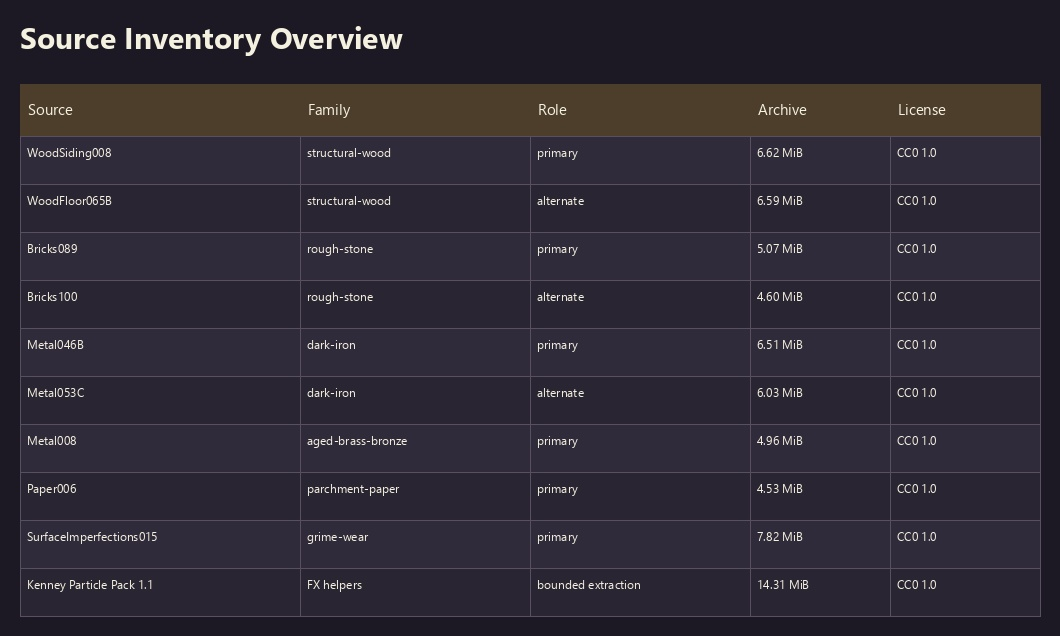
#> input picture assets/academy/evidence/h5-100-potion-sorter-texture-material-intake/source-inventory-overview.jpg, 1060 x 636 px
$ python normalize-matrix-sheet.py --image ../../../../assets/academy/evidence/h5-100-potion-sorter-texture-material-intake/source-inventory-overview.jpg --out out.png
#> lines starting #> are read from the running program, lines starting #| are printed output that depends on the picture; after the words box and inside, x2 and y2 are one past the last pixel; in counts of white or black regions, pixels touching at a corner belong together
import argparse
import numpy as np
from PIL import Image
from pathlib import Path
from collections import deque

def create_debug_overlay(cell, margin, flooded_mask):
    # cell is RGBA float32 [0.0, 1.0]
    # Red for margin, Blue for flooded checkerboard, Green for kept content
    debug = np.copy(cell)
    h, w, _ = debug.shape

    # 1. Color Margin Red (alpha 0.5)
    debug[:margin, :, :3] = debug[:margin, :, :3] * 0.5 + np.array([1, 0, 0]) * 0.5
    debug[-margin:, :, :3] = debug[-margin:, :, :3] * 0.5 + np.array([1, 0, 0]) * 0.5
    debug[:, :margin, :3] = debug[:, :margin, :3] * 0.5 + np.array([1, 0, 0]) * 0.5
    debug[:, -margin:, :3] = debug[:, -margin:, :3] * 0.5 + np.array([1, 0, 0]) * 0.5

    # 2. Color Flooded Checkerboard Blue (alpha 0.5)
    blue_overlay = debug[flooded_mask, :3] * 0.5 + np.array([0, 0, 1]) * 0.5
    debug[flooded_mask, :3] = blue_overlay

    # 3. Content Kept Green
    # Content is anywhere alpha > 0 and not flooded and not in margin
    content_mask = (debug[..., 3] > 0) & (~flooded_mask)
    content_mask[:margin, :] = False
    content_mask[-margin:, :] = False
    content_mask[:, :margin] = False
    content_mask[:, -margin:] = False

    debug[content_mask, :3] = debug[content_mask, :3] * 0.5 + np.array([0, 1, 0]) * 0.5

    # Make sure alpha is 1 so we can see the debug colors
    debug[..., 3] = 1.0
    return debug

def process_sheet(args):
    path = Path(args.image)
    print(f"Normalizing Matrix Sheet (Global Mode): {path.name}")
    img = Image.open(path).convert('RGBA')
    arr = np.array(img).astype(np.float32) / 255.0

    h, w, _ = arr.shape
#> h = 636; w = 1060

    out_arr = arr.copy()

    # Global BFS Flood Fill for Checkerboard + Grid Lines
    q = deque()
    # Add border pixels to queue
    for i in range(h):
        q.append((i, 0))
        q.append((i, w - 1))
    for j in range(w):
        q.append((0, j))
        q.append((h - 1, j))

    visited = set(q)

    while q:
        cy, cx = q.popleft()

        # Check if this pixel is "gray" (checkerboard or grid line) or transparent
        c_rgb = out_arr[cy, cx, :3]
        c_diff = float(max(c_rgb)) - float(min(c_rgb))
        is_gray = (c_diff < 0.08) # generous threshold for grayscale
        is_transparent = (out_arr[cy, cx, 3] == 0)

        if is_transparent or is_gray:
            out_arr[cy, cx] = [0, 0, 0, 0]

            for dy, dx in [(-1,0), (1,0), (0,-1), (0,1)]:
                ny, nx = cy+dy, cx+dx
                if 0 <= ny < h and 0 <= nx < w:
                    if (ny, nx) not in visited:
                        visited.add((ny, nx))
                        q.append((ny, nx))
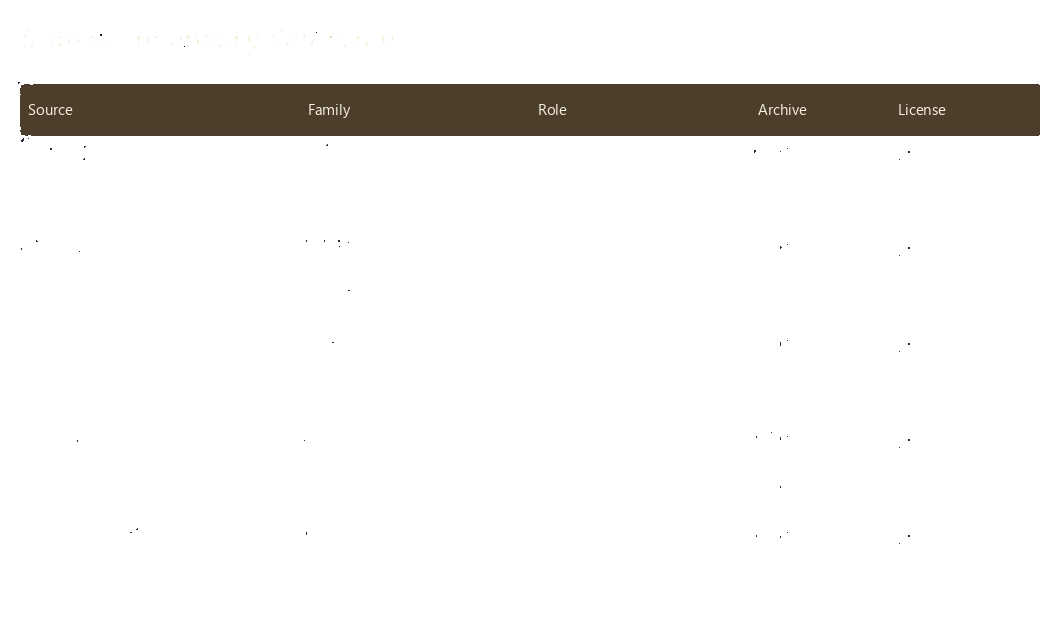
#> out_arr: shape (636, 1060, 4) float32; mean R, G, B, A 0.0246, 0.0201, 0.0144, 0.0792; transparent parts drawn white
#> after the loop, visited = 623270 items

    # Alpha halo cleanup pass
    gray_halo_mask = (out_arr[..., 3] > 0) & (out_arr[..., 3] < 0.8)
#> gray_halo_mask: shape (636, 1060) bool; every value is 0
    rgb_diff = np.max(out_arr[..., :3], axis=-1) - np.min(out_arr[..., :3], axis=-1)
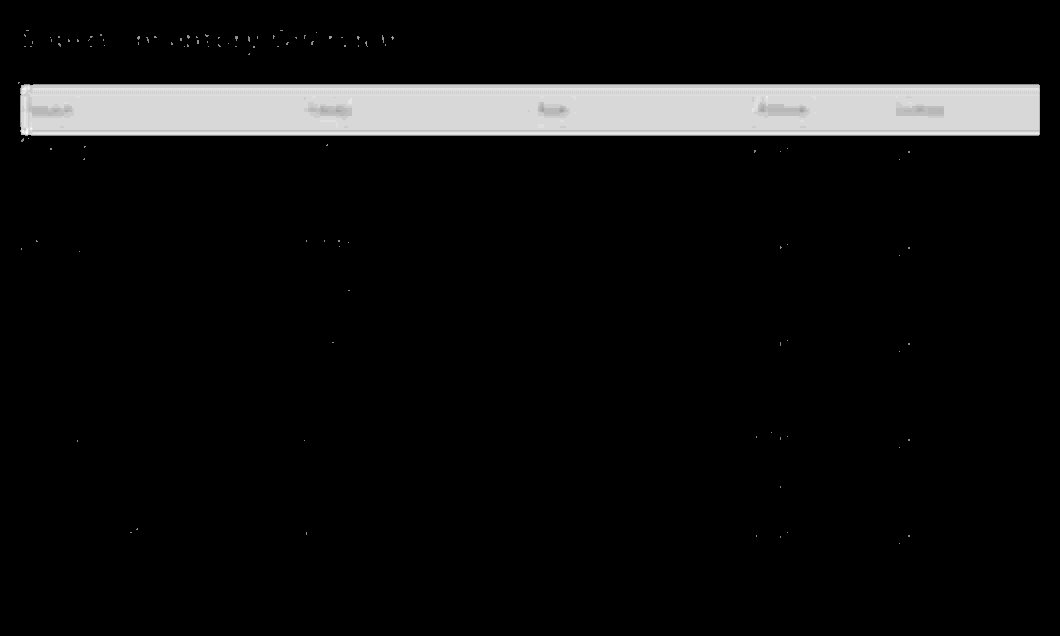
#> rgb_diff: shape (636, 1060) float32; min 0, max 0.157, mean 0.0103; drawn with min black and max white
    gray_halo_mask &= (rgb_diff < 0.15)
    out_arr[gray_halo_mask] = [0, 0, 0, 0]

    # Create debug overlay
    debug_arr = arr.copy()
    bg_mask = (out_arr[..., 3] == 0)
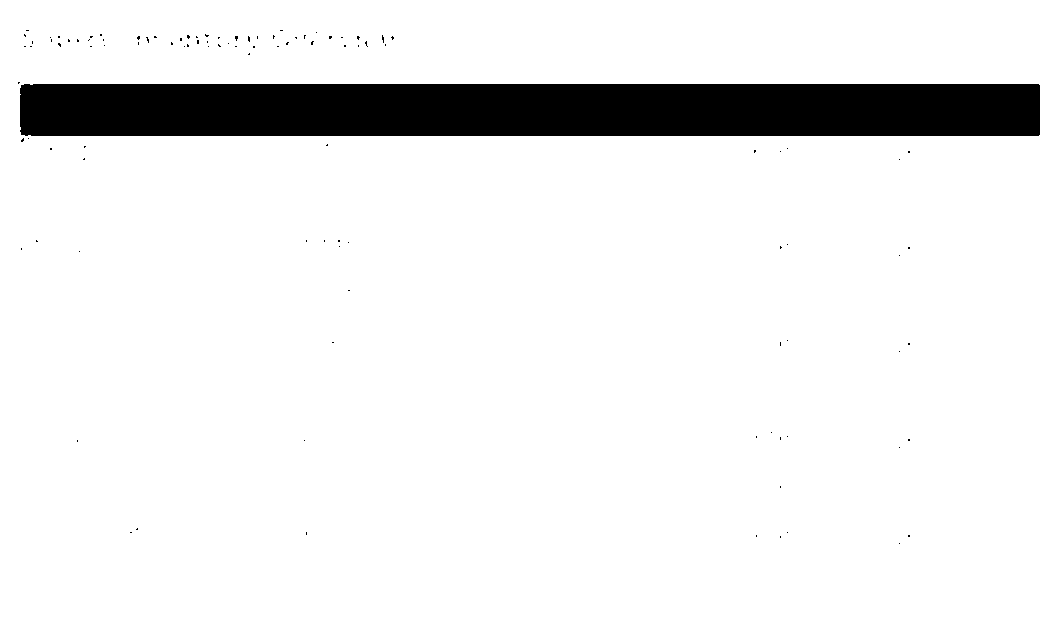
#> bg_mask: shape (636, 1060) bool; 92.1% white; 105 black regions (104 under 20 px), largest, box (x1, y1, x2, y2) and area: (20, 84, 1040, 136) 53013
    debug_arr[bg_mask] = [0, 0, 1, 1] # Blue background for erased areas
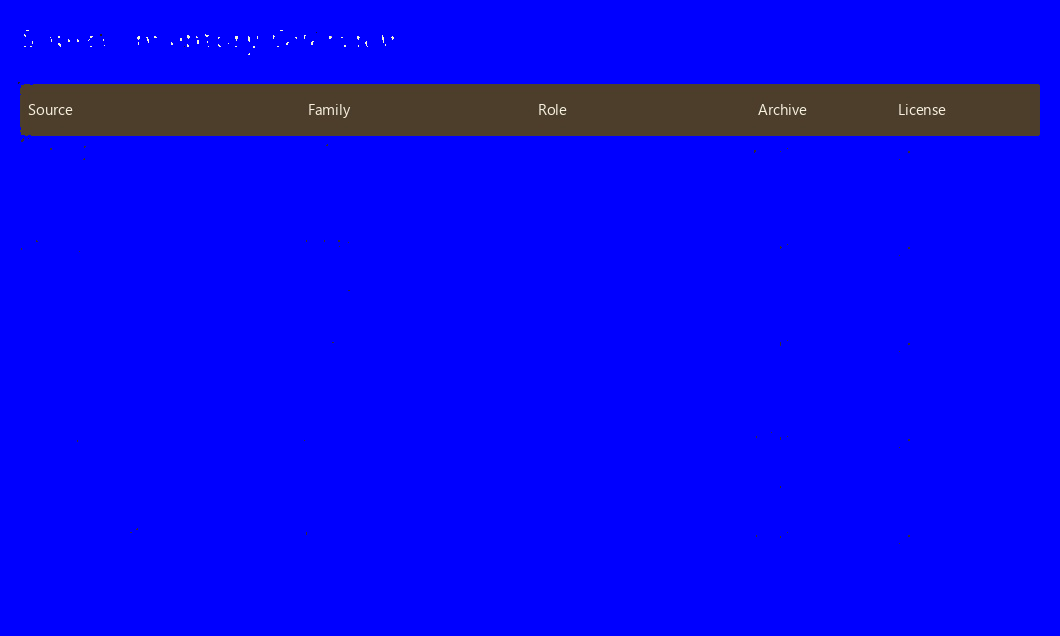
#> debug_arr: shape (636, 1060, 4) float32; mean R, G, B, A 0.0246, 0.0201, 0.935, 1

    out_img = Image.fromarray((out_arr * 255).astype(np.uint8))
    debug_img = Image.fromarray((debug_arr * 255).astype(np.uint8))

    out_path = path.parent / args.out
    debug_path = path.parent / args.out.replace('.png', '-debug.png')

    out_img.save(out_path)
    debug_img.save(debug_path)

    print(f"Saved cleaned sheet: {out_path}")
    print(f"Saved debug sheet: {debug_path}")

def main():
    parser = argparse.ArgumentParser()
    parser.add_argument('--image', required=True)
    parser.add_argument('--cols', type=int, default=16)
    parser.add_argument('--rows', type=int, default=8)
    parser.add_argument('--out', required=True)
    args = parser.parse_args()

    process_sheet(args)

if __name__ == '__main__':
    main()

$ run again, on assets/academy/evidence/h5-100-potion-sorter-texture-material-intake/core-material-palette-overview.jpg
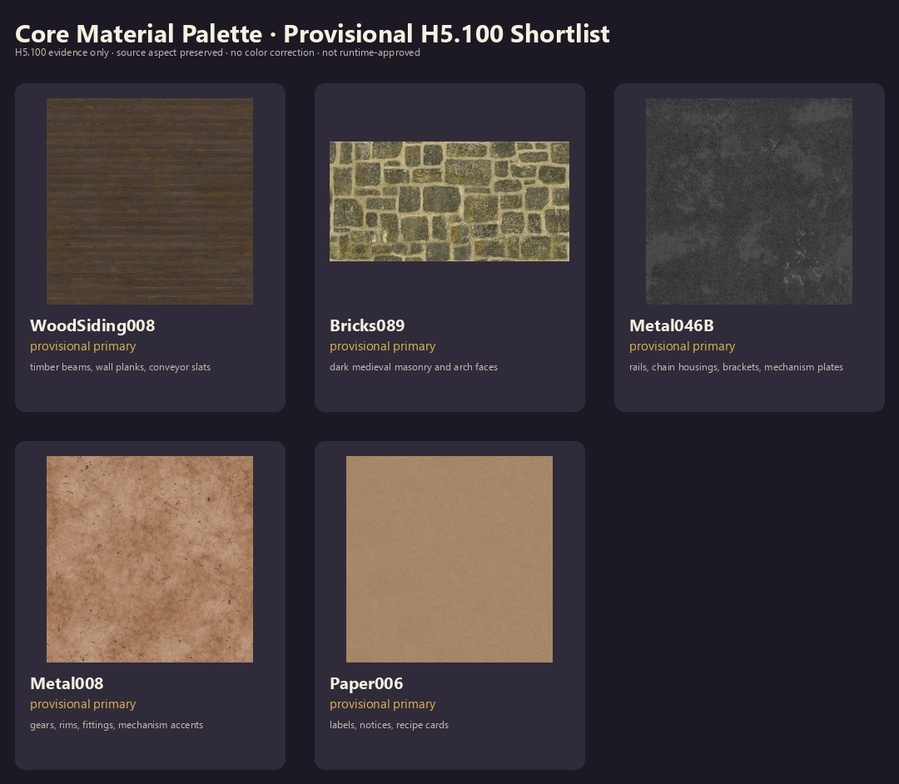
#> input picture assets/academy/evidence/h5-100-potion-sorter-texture-material-intake/core-material-palette-overview.jpg, 899 x 784 px, shrunk from 1080 x 942 before the run
#> the loop in process_sheet, `while q:` made 550348 passes
#> c_diff on passes 1 to 3: 0.0431, 0.0431, 0.0431
#> after the loop in process_sheet, `while q:`:
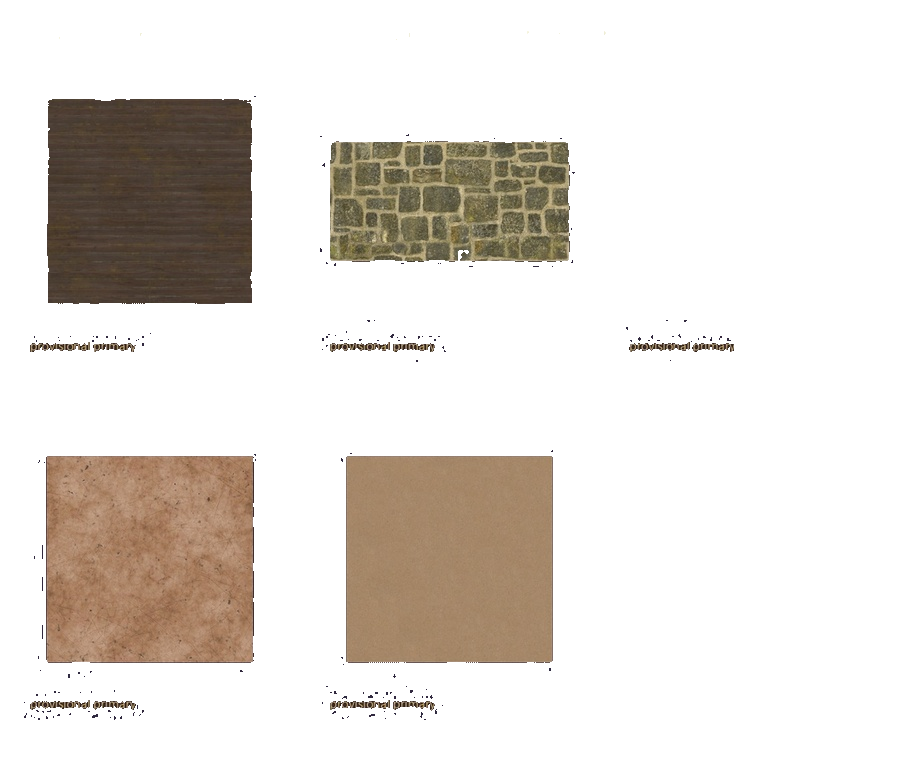
#> out_arr: shape (784, 899, 4) float32; mean R, G, B, A 0.12, 0.0983, 0.0761, 0.226; transparent parts drawn white
#> after the loop in process_sheet, `while q:`: visited = 550344 items
#> gray_halo_mask: shape (784, 899) bool; every value is 0
#> bg_mask: shape (784, 899) bool; 77.4% white; 178 black regions (164 under 20 px), largest, box (x1, y1, x2, y2) and area: (46, 456, 254, 663) 42978, (346, 456, 553, 663) 42786, (47, 99, 252, 304) 41551
#> in process_sheet, `debug_arr[bg_mask] = [0, 0, 1, 1]`:
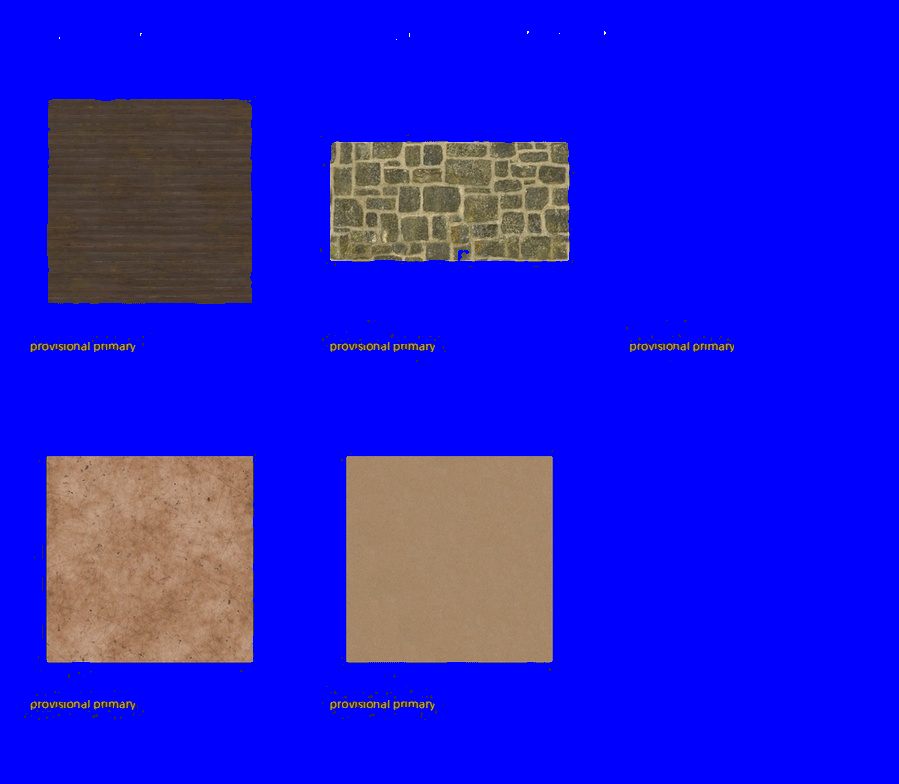
#> debug_arr: shape (784, 899, 4) float32; mean R, G, B, A 0.12, 0.0983, 0.85, 1

$ run again, on assets/academy/evidence/h5-100-potion-sorter-texture-material-intake/family-aged-brass-bronze-contact-sheet.jpg
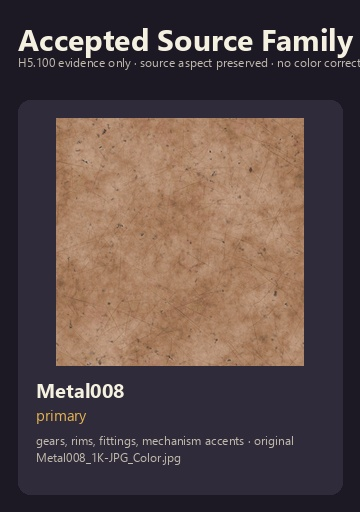
#> input picture assets/academy/evidence/h5-100-potion-sorter-texture-material-intake/family-aged-brass-bronze-contact-sheet.jpg, 360 x 512 px
#> the loop in process_sheet, `while q:` made 123631 passes
#> c_diff on passes 1 to 3: 0.0431, 0.0431, 0.0431
#> after the loop in process_sheet, `while q:`:
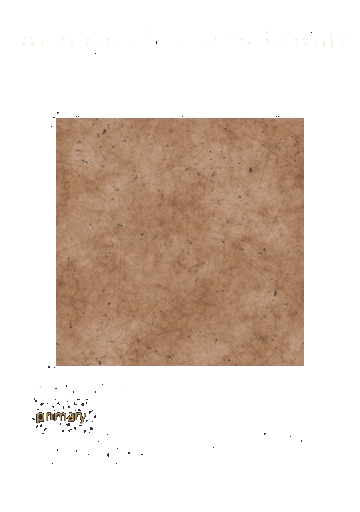
#> out_arr: shape (512, 360, 4) float32; mean R, G, B, A 0.225, 0.173, 0.135, 0.338; transparent parts drawn white
#> after the loop in process_sheet, `while q:`: visited = 123627 items
#> gray_halo_mask: shape (512, 360) bool; every value is 0
#> bg_mask: shape (512, 360) bool; 66.2% white; 120 black regions (117 under 20 px), largest, box (x1, y1, x2, y2) and area: (56, 118, 304, 366) 61504, (46, 412, 86, 424) 259, (36, 412, 44, 424) 79
#> in process_sheet, `debug_arr[bg_mask] = [0, 0, 1, 1]`:
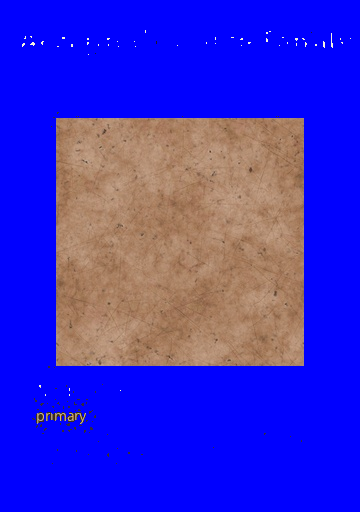
#> debug_arr: shape (512, 360, 4) float32; mean R, G, B, A 0.225, 0.173, 0.797, 1

$ run again, on assets/academy/evidence/h5-100-potion-sorter-texture-material-intake/family-dark-iron-contact-sheet.jpg
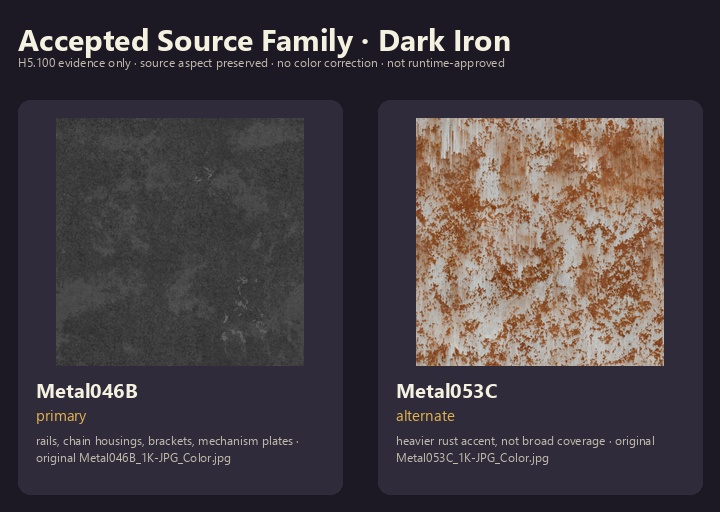
#> input picture assets/academy/evidence/h5-100-potion-sorter-texture-material-intake/family-dark-iron-contact-sheet.jpg, 720 x 512 px
#> after the loop in process_sheet, `while q:`:
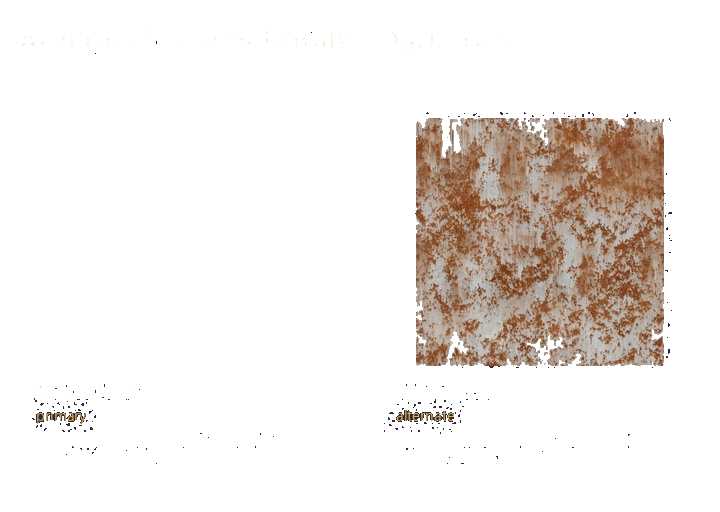
#> out_arr: shape (512, 720, 4) float32; mean R, G, B, A 0.106, 0.0867, 0.0733, 0.166; transparent parts drawn white
#> after the loop in process_sheet, `while q:`: visited = 310315 items
#> gray_halo_mask: shape (512, 720) bool; every value is 0
#> bg_mask: shape (512, 720) bool; 83.4% white; 248 black regions (243 under 20 px), largest, box (x1, y1, x2, y2) and area: (415, 118, 665, 368) 59497, (396, 410, 454, 422) 432, (46, 412, 86, 424) 259, (36, 412, 44, 424) 79, (528, 118, 540, 131) 76
#> in process_sheet, `debug_arr[bg_mask] = [0, 0, 1, 1]`:
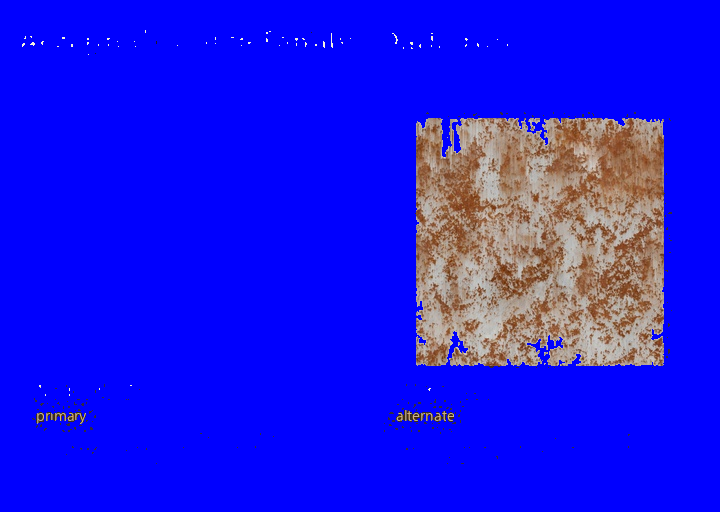
#> debug_arr: shape (512, 720, 4) float32; mean R, G, B, A 0.106, 0.0867, 0.908, 1
